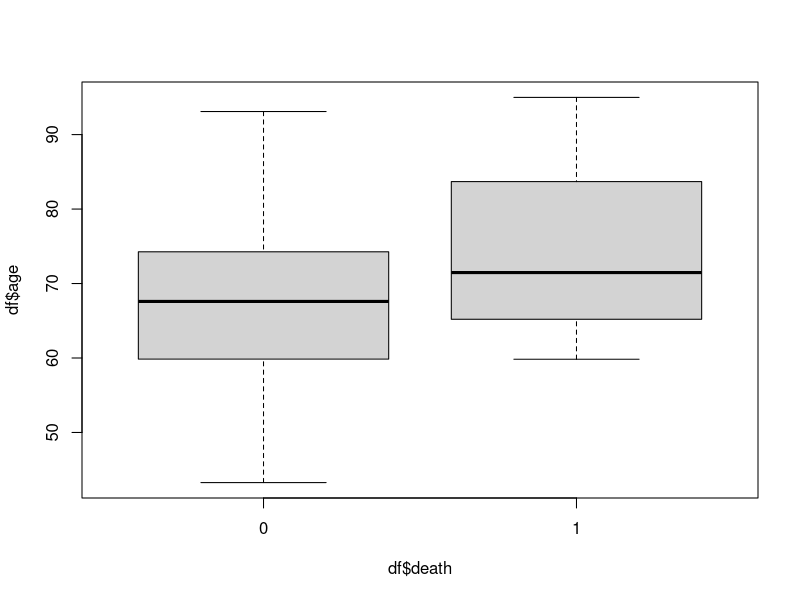
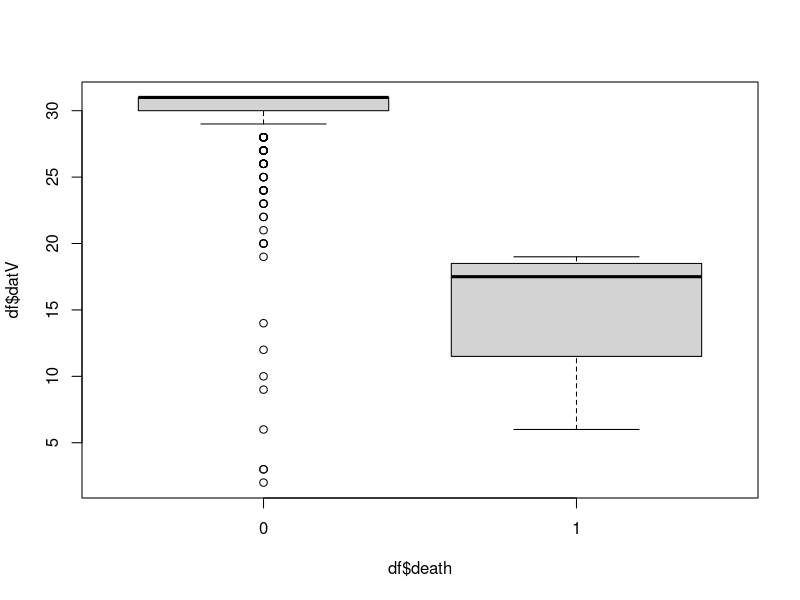
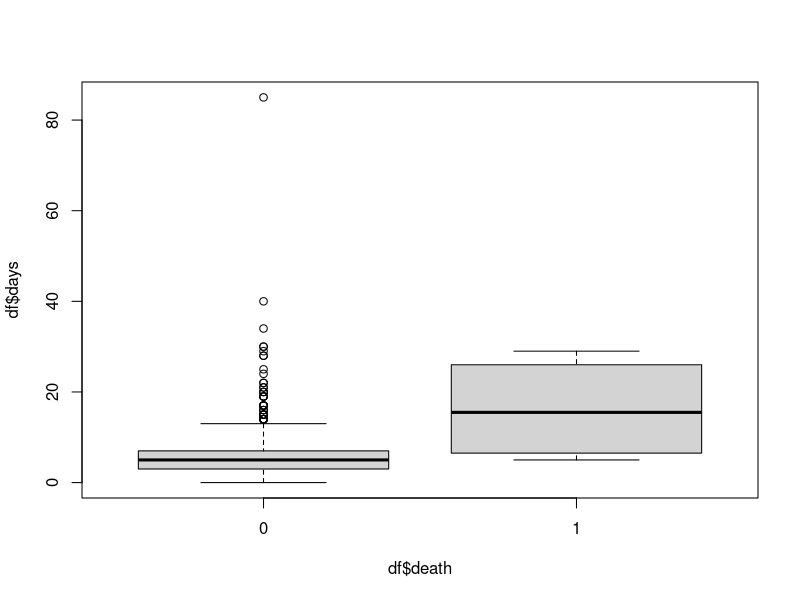

Source code (R) for these figures, in order:


df = read.csv("assignment1.csv")


# ------------ DATA CLEANING AND PREP ------------
#convert the date fields from char to Date mode
df$hospDis = as.Date(df$hospDis, format="%m/%d/%Y")
df$hospAd = as.Date(df$hospAd, format="%m/%d/%Y")
df$DOB = as.Date(df$DOB, format="%m/%d/%Y")

# replace all NA values to 0
df[is.na(df)] = 0


# ------------ QUESTIONS TO ANSWER ------------
# 1. Average days in hospital
df$days = as.numeric(df$hospDis - df$hospAd)
mean(df$days)             # mean = 6.264529 days
median(df$days)           # median = 5 days


# 2. Average age of pts as of jan01,2023
asof = as.Date("2023-01-01")
df$age = as.numeric((as.Date("2023-01-01") - df$DOB)/365)
mean(df$age)              # mean = 66.95729 
median(df$age)            # median = 67.60548


# 3. How many patients have (a) died, (b) re-hopitalized 
sum(df$death)             # 4 patients have died
sum(df$reHosp)            # 116 have been rehospitalized


# 4. How many patients have any Dr visit
df$hadVisit = df$drVisIP | df$drVisVR
sum(df$hadVisit)          # 416 


# 5. Provide summary statistics for the vacation days.
summary(df$datV)          # Min. 1st Qu.  Median    Mean 3rd Qu.    Max.
                          # 2.00   30.00   31.00   29.75   31.00   31.00 


# ------------ GENERAL COMMENTS ------------

df[df$death==1,]
# - Only 4 deaths out of 499 observations (proportion of 0.8%).  A larger 
#   sample would be needed to draw conclusions about correlation regarding
#   death.

boxplot(df$age ~ df$death)
summary(df$age[df$death==1])
summary(df$age[df$death==0])
# - Average age of those who died is higher than those that lived.  
# - Range of ages for deaths (60-95) is higher and narrower than those 
#   that lived (43-95).


boxplot(df$datV ~ df$death)
summary(df$datV[df$death==1])
summary(df$datV[df$death==0])
# - Those that died had significantly less time without symptoms.  
#    - Several patients had vacation days within the same range of those that 
#      died, but these are all outliers.
#    - For non-deaths, the median is equal to max value.  Assumption is the 
#      study ceased to track patients after 31 days of no symptoms.  

boxplot(df$days ~ df$death)
# - Those that died spent longer time in the hospital (median of 15 days vs 5).


